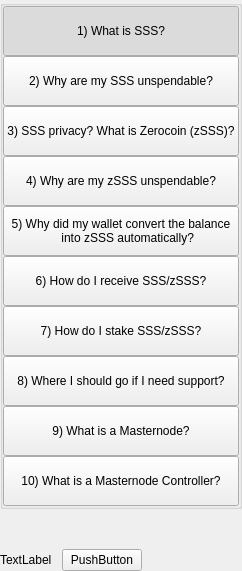
         <widget class="QWidget" name="left" native="true">
          <layout class="QVBoxLayout" name="verticalLayout_3">
           <property name="leftMargin">
            <number>0</number>
           </property>
           <property name="topMargin">
            <number>0</number>
           </property>
           <property name="rightMargin">
            <number>0</number>
           </property>
           <property name="bottomMargin">
            <number>0</number>
           </property>
           <item>
            <layout class="QVBoxLayout" name="verticalLayout_2">
             <property name="spacing">
              <number>0</number>
             </property>
             <item>
              <widget class="QWidget" name="containerButtons" native="true">
               <layout class="QVBoxLayout" name="verticalLayout">
                <property name="spacing">
                 <number>0</number>
                </property>
                <property name="leftMargin">
                 <number>0</number>
                </property>
                <property name="topMargin">
                 <number>0</number>
                </property>
                <property name="rightMargin">
                 <number>0</number>
                </property>
                <property name="bottomMargin">
                 <number>0</number>
                </property>
                <item>
                 <widget class="QGroupBox" name="groupBox">
                  <property name="title">
                   <string/>
                  </property>
                  <layout class="QVBoxLayout" name="verticalLayout_9">
                   <property name="spacing">
                    <number>0</number>
                   </property>
                   <property name="leftMargin">
                    <number>0</number>
                   </property>
                   <property name="topMargin">
                    <number>0</number>
                   </property>
                   <property name="rightMargin">
                    <number>0</number>
                   </property>
                   <property name="bottomMargin">
                    <number>0</number>
                   </property>
                   <item>
                    <widget class="QPushButton" name="pushButtonFaq1">
                     <property name="minimumSize">
                      <size>
                       <width>0</width>
                       <height>50</height>
                      </size>
                     </property>
                     <property name="maximumSize">
                      <size>
                       <width>16777215</width>
                       <height>50</height>
                      </size>
                     </property>
                     <property name="focusPolicy">
                      <enum>Qt::NoFocus</enum>
                     </property>
                     <property name="text">
                      <string>1) What is SSS?</string>
                     </property>
                     <property name="checkable">
                      <bool>true</bool>
                     </property>
                     <property name="checked">
                      <bool>true</bool>
                     </property>
                     <property name="autoExclusive">
                      <bool>true</bool>
                     </property>
                    </widget>
                   </item>
                   <item>
                    <widget class="QPushButton" name="pushButtonFaq2">
                     <property name="minimumSize">
                      <size>
                       <width>0</width>
                       <height>50</height>
                      </size>
                     </property>
                     <property name="maximumSize">
                      <size>
                       <width>16777215</width>
                       <height>50</height>
                      </size>
                     </property>
                     <property name="focusPolicy">
                      <enum>Qt::NoFocus</enum>
                     </property>
                     <property name="text">
                      <string>2) Why are my SSS unspendable?</string>
                     </property>
                     <property name="checkable">
                      <bool>true</bool>
                     </property>
                     <property name="autoExclusive">
                      <bool>true</bool>
                     </property>
                    </widget>
                   </item>
                   <item>
                    <widget class="QPushButton" name="pushButtonFaq3">
                     <property name="minimumSize">
                      <size>
                       <width>0</width>
                       <height>50</height>
                      </size>
                     </property>
                     <property name="maximumSize">
                      <size>
                       <width>16777215</width>
                       <height>16777215</height>
                      </size>
                     </property>
                     <property name="focusPolicy">
                      <enum>Qt::NoFocus</enum>
                     </property>
                     <property name="text">
                      <string>3) SSS privacy? What is Zerocoin (zSSS)?</string>
                     </property>
                     <property name="checkable">
                      <bool>true</bool>
                     </property>
                     <property name="autoExclusive">
                      <bool>true</bool>
                     </property>
                    </widget>
                   </item>
                   <item>
                    <widget class="QPushButton" name="pushButtonFaq4">
                     <property name="minimumSize">
                      <size>
                       <width>0</width>
                       <height>50</height>
                      </size>
                     </property>
                     <property name="maximumSize">
                      <size>
                       <width>16777215</width>
                       <height>16777215</height>
                      </size>
                     </property>
                     <property name="focusPolicy">
                      <enum>Qt::NoFocus</enum>
                     </property>
                     <property name="text">
                      <string>4) Why are my zSSS unspendable?</string>
                     </property>
                     <property name="checkable">
                      <bool>true</bool>
                     </property>
                     <property name="autoExclusive">
                      <bool>true</bool>
                     </property>
                    </widget>
                   </item>
                   <item>
                    <widget class="QPushButton" name="pushButtonFaq5">
                     <property name="minimumSize">
                      <size>
                       <width>0</width>
                       <height>50</height>
                      </size>
                     </property>
                     <property name="focusPolicy">
                      <enum>Qt::NoFocus</enum>
                     </property>
                     <property name="text">
                      <string>5) Why did my wallet convert the balance
    into zSSS automatically?</string>
                     </property>
                     <property name="checkable">
                      <bool>true</bool>
                     </property>
                     <property name="autoExclusive">
                      <bool>true</bool>
                     </property>
                    </widget>
                   </item>
                   <item>
                    <widget class="QPushButton" name="pushButtonFaq6">
                     <property name="minimumSize">
                      <size>
                       <width>0</width>
                       <height>50</height>
                      </size>
                     </property>
                     <property name="focusPolicy">
                      <enum>Qt::NoFocus</enum>
                     </property>
                     <property name="text">
                      <string>6) How do I receive SSS/zSSS?</string>
                     </property>
                     <property name="checkable">
                      <bool>true</bool>
                     </property>
                     <property name="autoExclusive">
                      <bool>true</bool>
                     </property>
                    </widget>
                   </item>
                   <item>
                    <widget class="QPushButton" name="pushButtonFaq7">
                     <property name="minimumSize">
                      <size>
                       <width>0</width>
                       <height>50</height>
                      </size>
                     </property>
                     <property name="focusPolicy">
                      <enum>Qt::NoFocus</enum>
                     </property>
                     <property name="text">
                      <string>7) How do I stake SSS/zSSS?</string>
                     </property>
                     <property name="checkable">
                      <bool>true</bool>
                     </property>
                     <property name="autoExclusive">
                      <bool>true</bool>
                     </property>
                    </widget>
                   </item>
                   <item>
                    <widget class="QPushButton" name="pushButtonFaq8">
                     <property name="minimumSize">
                      <size>
                       <width>0</width>
                       <height>50</height>
                      </size>
                     </property>
                     <property name="focusPolicy">
                      <enum>Qt::NoFocus</enum>
                     </property>
                     <property name="text">
                      <string>8) Where I should go if I need support?</string>
                     </property>
                     <property name="checkable">
                      <bool>true</bool>
                     </property>
                     <property name="autoExclusive">
                      <bool>true</bool>
                     </property>
                    </widget>
                   </item>
                   <item>
                    <widget class="QPushButton" name="pushButtonFaq9">
                     <property name="minimumSize">
                      <size>
                       <width>0</width>
                       <height>50</height>
                      </size>
                     </property>
                     <property name="focusPolicy">
                      <enum>Qt::NoFocus</enum>
                     </property>
                     <property name="text">
                      <string>9) What is a Masternode?</string>
                     </property>
                     <property name="checkable">
                      <bool>true</bool>
                     </property>
                     <property name="autoExclusive">
                      <bool>true</bool>
                     </property>
                    </widget>
                   </item>
                   <item>
                    <widget class="QPushButton" name="pushButtonFaq10">
                     <property name="minimumSize">
                      <size>
                       <width>0</width>
                       <height>50</height>
                      </size>
                     </property>
                     <property name="focusPolicy">
                      <enum>Qt::NoFocus</enum>
                     </property>
                     <property name="text">
                      <string>10) What is a Masternode Controller?</string>
                     </property>
                     <property name="checkable">
                      <bool>true</bool>
                     </property>
                     <property name="autoExclusive">
                      <bool>true</bool>
                     </property>
                    </widget>
                   </item>
                  </layout>
                 </widget>
                </item>
               </layout>
              </widget>
             </item>
             <item>
              <spacer name="verticalSpacer">
               <property name="orientation">
                <enum>Qt::Vertical</enum>
               </property>
               <property name="sizeHint" stdset="0">
                <size>
                 <width>20</width>
                 <height>40</height>
                </size>
               </property>
              </spacer>
             </item>
             <item>
              <layout class="QHBoxLayout" name="horizontalLayout_2">
               <item>
                <widget class="QLabel" name="labelWebLink">
                 <property name="text">
                  <string>TextLabel</string>
                 </property>
                </widget>
               </item>
               <item>
                <spacer name="horizontalSpacer_4">
                 <property name="orientation">
                  <enum>Qt::Horizontal</enum>
                 </property>
                 <property name="sizeType">
                  <enum>QSizePolicy::Minimum</enum>
                 </property>
                 <property name="sizeHint" stdset="0">
                  <size>
                   <width>10</width>
                   <height>20</height>
                  </size>
                 </property>
                </spacer>
               </item>
               <item>
                <widget class="QPushButton" name="pushButtonWebLink">
                 <property name="focusPolicy">
                  <enum>Qt::NoFocus</enum>
                 </property>
                 <property name="text">
                  <string>PushButton</string>
                 </property>
                </widget>
               </item>
               <item>
                <spacer name="horizontalSpacer_2">
                 <property name="orientation">
                  <enum>Qt::Horizontal</enum>
                 </property>
                 <property name="sizeHint" stdset="0">
                  <size>
                   <width>40</width>
                   <height>20</height>
                  </size>
                 </property>
                </spacer>
               </item>
              </layout>
             </item>
            </layout>
           </item>
          </layout>
         </widget>
